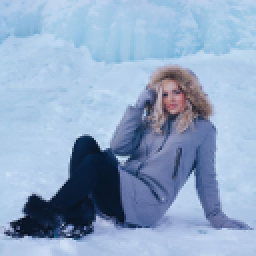
#> input picture HMIN211 - Analyse et traitemen des images/imageProcessing/TP4/images/tp4_2_128.ppm, 128 x 128 px, found by its file name (shown 2 times larger)
$ python tp4.py
#> lines starting #> are read from the running program, lines starting #| are printed output that depends on the picture; after the words box and inside, x2 and y2 are one past the last pixel; in counts of white or black regions, pixels touching at a corner belong together
#!/usr/bin/env python
# -*- coding:utf-8 -*-

import cv2
import numpy as np
import matplotlib.pyplot as plt
import os

ROOT = '/home/e20190009681/myGitProjects/S2/imageProcessing/Python'

imgColor = cv2.imread(ROOT + '/TP4/images/tp4_2_128.ppm', cv2.IMREAD_COLOR)
#> imgColor is the input picture: shape (128, 128, 3); mean B, G, R 196.9, 167.6, 144.4
imgGrayscale = cv2.imread(
    ROOT + '/TP4/images/tp4_2_128.ppm', cv2.IMREAD_GRAYSCALE)
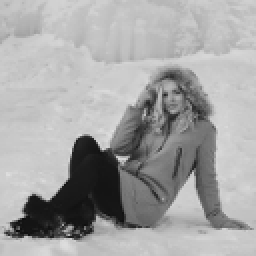
#> imgGrayscale: shape (128, 128) (shown 2 times larger); min 9, max 223, mean 164
# _, thresholdBinary100 = cv2.threshold(imgGrayscale, 25, 255, cv2.THRESH_BINARY)
# _, thresholdBinary105 = cv2.threshold(imgGrayscale, 30, 255, cv2.THRESH_BINARY)
masked050 = cv2.inRange(imgGrayscale, 0, 50)
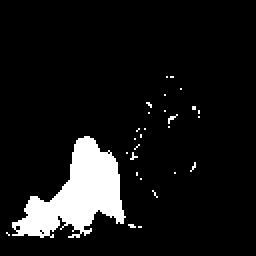
#> masked050: shape (128, 128) (shown 2 times larger); 9% white; 28 white regions (27 under 20 px), largest, box (x1, y1, x2, y2) and area: (6, 68, 63, 119) 1406
masked50100 = cv2.inRange(imgGrayscale, 50, 100)
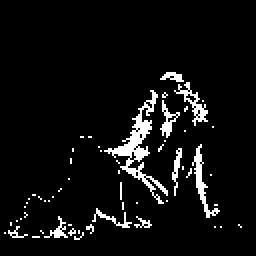
#> masked50100: shape (128, 128) (shown 2 times larger); 6% white in thin lines or dots, all inside (x1, y1, x2, y2) = (2, 36, 121, 120)
masked100150 = cv2.inRange(imgGrayscale, 100, 150)
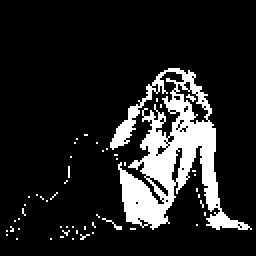
#> masked100150: shape (128, 128) (shown 2 times larger); 13.6% white; 52 white regions (51 under 20 px), largest, box (x1, y1, x2, y2) and area: (55, 34, 126, 115) 2110
masked150200 = cv2.inRange(imgGrayscale, 150, 200)
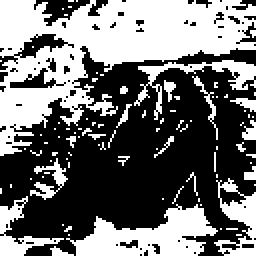
#> masked150200: shape (128, 128) (shown 2 times larger); 44.1% white; 93 white regions (79 under 20 px), largest, box (x1, y1, x2, y2) and area: (0, 0, 128, 78) 4402, (33, 102, 109, 128) 1045, (67, 30, 128, 60) 380
masked200255 = cv2.inRange(imgGrayscale, 200, 255)
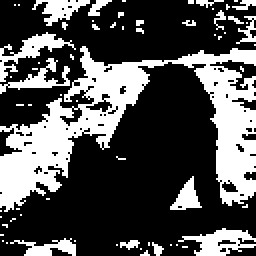
#> masked200255: shape (128, 128) (shown 2 times larger); 31.8% white; 65 white regions (51 under 20 px), largest, box (x1, y1, x2, y2) and area: (0, 23, 128, 106) 3643, (89, 114, 128, 128) 273, (0, 16, 38, 41) 254

# # histogram = cv2.calcHist([img], [0], None, [256], [0, 256])


plt.hist(imgGrayscale.ravel(), 256, [0, 256])

# [25 lines of commented-out code are left out]

titles = ['masked 0-50', 'masked 50-100',
          'masked 100-150', 'masked 150-200', 'masked 200-255']

images = [masked050, masked50100,
          masked100150, masked150200, masked200255]

for i in range(5):
    plt.subplot(1, 5, i+1), plt.imshow(images[i], 'gray')
    plt.title(titles[i])
    plt.xticks([]), plt.yticks([])

plt.show()
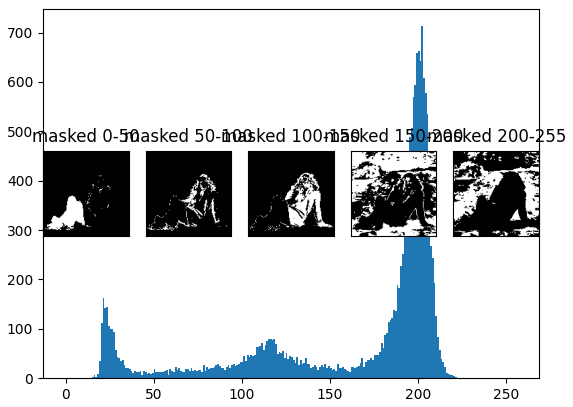
#> figure drawn by matplotlib, 6 panels; panel 1: tallest bar 713 high, from x = 202 to 203


# [10 lines of commented-out code are left out]


cv2.waitKey(0)
cv2.destroyAllWindows()

$ run again, with HMIN211 - Analyse et traitemen des images/imageProcessing/TP4/images/tp4-128.ppm copied over HMIN211 - Analyse et traitemen des images/imageProcessing/TP4/images/tp4_2_128.ppm
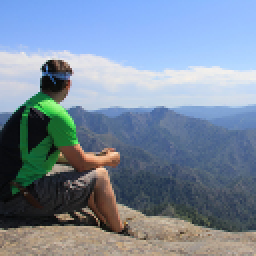
#> input picture HMIN211 - Analyse et traitemen des images/imageProcessing/TP4/images/tp4-128.ppm, 128 x 128 px, found by its file name (shown 2 times larger)
#> imgColor is the input picture: shape (128, 128, 3); mean B, G, R 157.3, 138.2, 121.8
#> `masked050 = cv2.inRange(imgGrayscale, 0, 50)`:
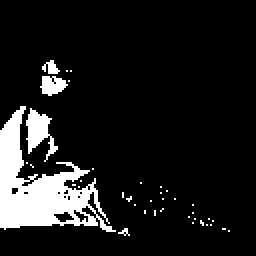
#> masked050: shape (128, 128) (shown 2 times larger); 11.1% white; 39 white regions (35 under 20 px), largest, box (x1, y1, x2, y2) and area: (0, 53, 58, 116) 1426, (13, 54, 29, 81) 200, (20, 38, 34, 48) 94, (21, 30, 30, 37) 36
#> masked50100: shape (128, 128); 22.5% white; 77 white regions (71 under 20 px), largest, box (x1, y1, x2, y2) and area: (8, 57, 128, 116) 2977, (38, 89, 67, 119) 212, (12, 30, 36, 59) 166, (38, 66, 53, 78) 85, (43, 58, 54, 67) 50, (34, 54, 44, 66) 28
#> masked100150: shape (128, 128); 16.7% white; 150 white regions (142 under 20 px), largest, box (x1, y1, x2, y2) and area: (20, 53, 128, 89) 1713, (0, 113, 32, 128) 224, (60, 108, 106, 124) 206
#> masked150200: shape (128, 128); 33.6% white; 59 white regions (50 under 20 px), largest, box (x1, y1, x2, y2) and area: (0, 0, 128, 33) 3547, (10, 102, 128, 128) 1258, (85, 52, 128, 60) 200
#> `masked200255 = cv2.inRange(imgGrayscale, 200, 255)`:
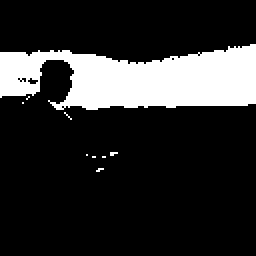
#> masked200255: shape (128, 128) (shown 2 times larger); 18% white; 9 white regions (8 under 20 px), largest, box (x1, y1, x2, y2) and area: (0, 22, 128, 55) 2923

$ run again, with HMIN211 - Analyse et traitemen des images/imageProcessing/TP4/images/tp4_2.ppm copied over HMIN211 - Analyse et traitemen des images/imageProcessing/TP4/images/tp4_2_128.ppm
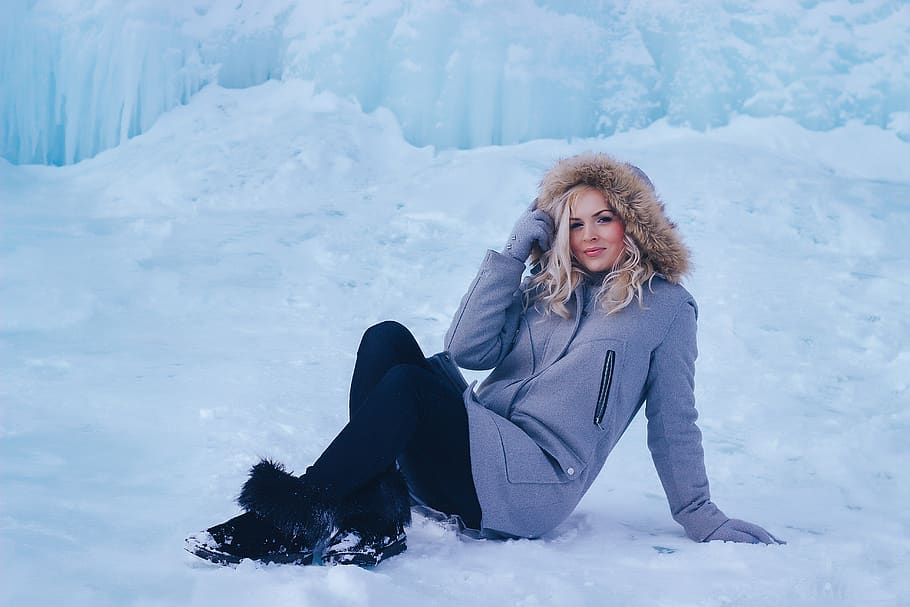
#> input picture HMIN211 - Analyse et traitemen des images/imageProcessing/TP4/images/tp4_2.ppm, 910 x 607 px, found by its file name
#> imgColor is the input picture: shape (607, 910, 3); mean B, G, R 207, 177.8, 151.4
#> `masked050 = cv2.inRange(imgGrayscale, 0, 50)`:
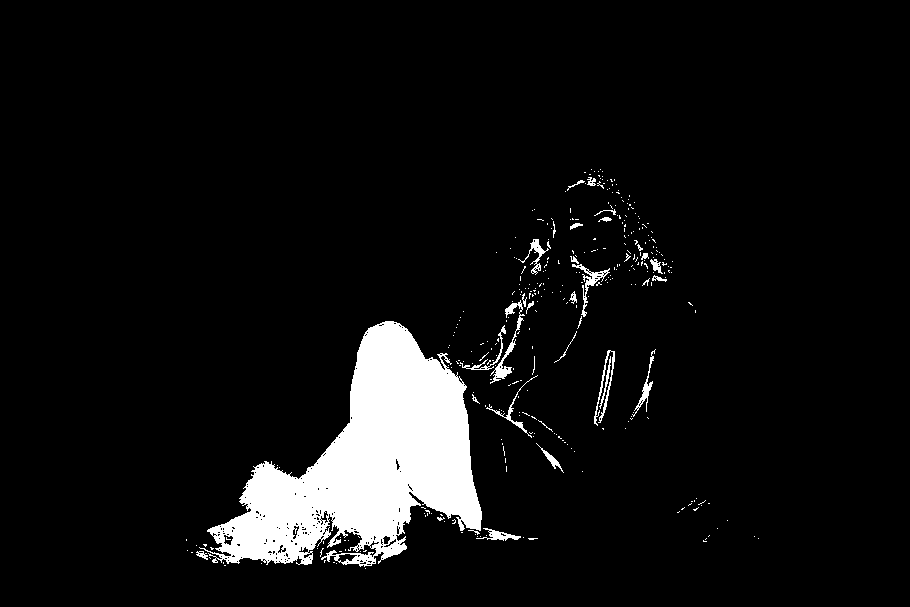
#> masked050: shape (607, 910); 6.7% white; 344 white regions (314 under 20 px), largest, box (x1, y1, x2, y2) and area: (199, 321, 482, 567) 32744, (490, 300, 525, 384) 486, (572, 264, 610, 317) 355
#> masked50100: shape (607, 910); 3.6% white; 1250 white regions (1202 under 20 px), largest, box (x1, y1, x2, y2) and area: (439, 210, 587, 487) 6830, (645, 341, 705, 529) 2476, (603, 191, 683, 292) 2059
#> masked100150: shape (607, 910); 8.5% white; 758 white regions (727 under 20 px), largest, box (x1, y1, x2, y2) and area: (464, 212, 776, 546) 35954, (444, 159, 688, 359) 6397, (46, 125, 65, 167) 457
#> masked150200: shape (607, 910); 57.9% white; 857 black regions (726 under 20 px), largest, box (x1, y1, x2, y2) and area: (88, 107, 910, 607) 194707, (77, 136, 231, 219) 4602, (264, 0, 402, 63) 3757
#> `masked200255 = cv2.inRange(imgGrayscale, 200, 255)`:
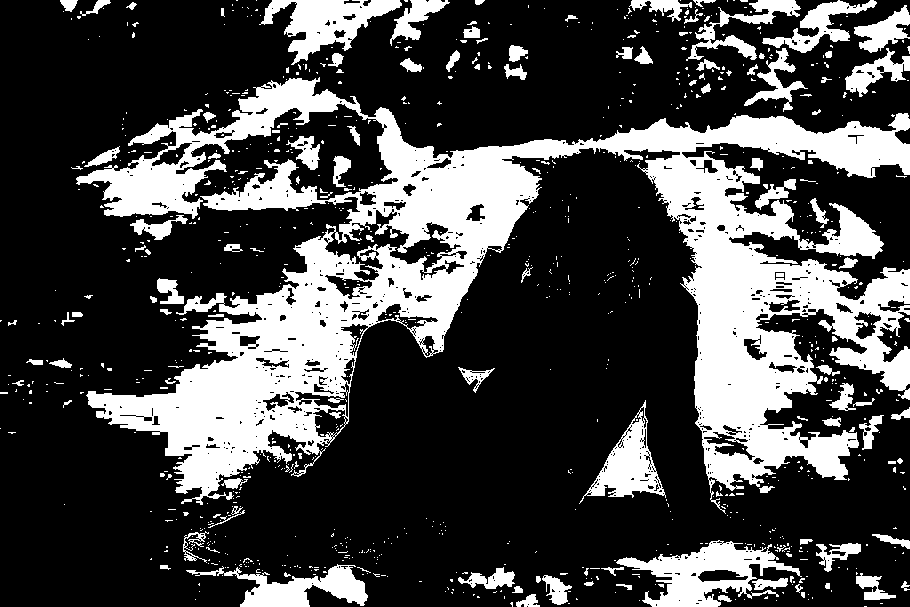
#> masked200255: shape (607, 910); 27.6% white; 924 white regions (805 under 20 px), largest, box (x1, y1, x2, y2) and area: (76, 77, 910, 514) 112849, (616, 540, 802, 607) 5206, (259, 0, 402, 65) 4006
